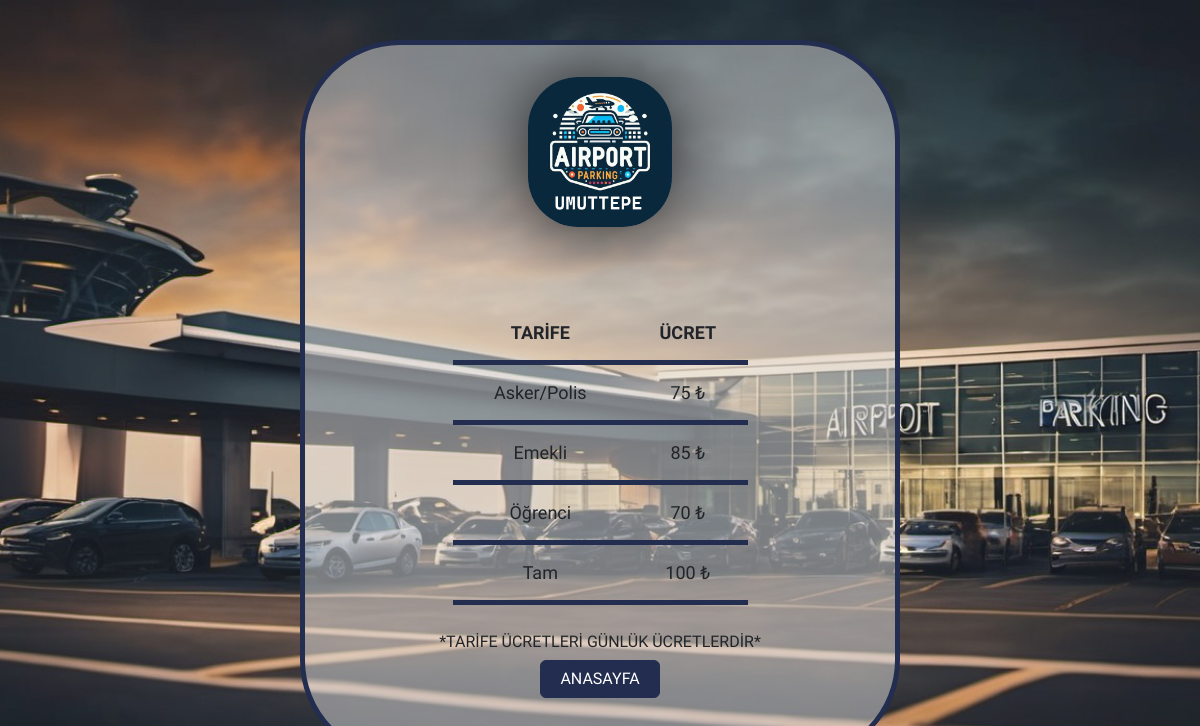
The page /Otopark_Otomasyon/tarife.php on the database its author committed.
### tables this page shows
create table if not exists tarife(
tarife_id INT AUTO_INCREMENT,
tarife_tipi VARCHAR(20),
ucret INT,
PRIMARY KEY(tarife_id)
);

### Otopark_Otomasyon/vars/_functions.php (called while the page is built, shortened)
<?php
function tarifeVeri(){
    include "baglan.php";
   $query="SELECT * FROM tarife";
   $sonuc=mysqli_query($connection,$query);
   return $sonuc;
}

### Otopark_Otomasyon/tarife.php (the view, shortened to what this page needs)
<?php include "vars/_functions.php"?>
<?php include "layers/header.php"?>
</head>
<body>
<div class="kapsayici">
    <div class="icerik">
        <div class="logo">
        <img src="/otopark_otomasyon/img/logo.jpeg" alt=""><br>
        </div>
        <div class="bilgi">
        <div class="col-12">
            <div class="tablo">
            <table>
                <tr>
                    <th>TARİFE</th>
                    <th>ÜCRET</th>
                </tr>
                <?php $veri=tarifeVeri(); while($satir=mysqli_fetch_row($veri)):?>
                    <tr>
                        <?php for($i=1;$i<count($satir);$i++):?>
                               <?php if($i==2):?>
                                <td><?php echo $satir[$i]." ₺";?></td>
                                <?php else:?>
                                <td><?php echo $satir[$i];?></td>
                                <?php endif;?>
                        <?php endfor;?>
                    </tr>
                <?php endwhile;?>
            </table>
            </div>
        </div>
        <br>
        <p><em class="kalam-regular">*TARİFE ÜCRETLERİ GÜNLÜK ÜCRETLERDİR*</em></p>
        <a class='btn btn-primary kalam-regular anasayfa' style="position:relative;top:-10px;" href='index.php'>ANASAYFA</a>
        </div>
    </div>
</div>
<?php include "layers/footer.php"?>

### Otopark_Otomasyon/style/style.css (style rules this page uses)
* { padding: 0px;margin: 0px; }
.kalam-regular { font-family: "Kalam", cursive; font-weight: 400; font-style: normal; }
body { width: 100%; height: 100vh; background: url("/otopark_otomasyon/img/background.jfif"); background-position: center; background-repeat: no-repeat; background-size: cover; }
.kapsayici { width: 100%; height: 100vh; display: flex; justify-content: center; align-items: center; }
.icerik { width: 50%; border: 5px solid #222d50; height: 90vh; border-radius: 100px; display: flex; flex-direction: column; justify-content: center; background:rgba(221, 221, 221,0.5); }
.logo { width: 100%; display: flex; justify-content: center; align-items: center; height: 30%; }
.logo img { width: 12vw; height: 150px; border-radius: 50px; -webkit-box-shadow: 0px 0px 70px 0px rgba(0,0,0,0.75); -moz-box-shadow: 0px 0px 70px 0px rgba(0,0,0,0.75); box-shadow: 0px 0px 70px 0px rgba(0,0,0,0.75); }
.bilgi { width: 100%; height: 70%; display: flex; flex-direction: column; justify-content: center; align-items: center; }

### Otopark_Otomasyon/tarife.php (style rules this page uses)
table { width:100%; text-align: center; font-family: "Kalam", cursive; font-size:18px; height: 300px; }
.tablo { width: 50%; height: 300px; overflow:auto; display: flex; justify-content: center; align-items: center; }
.col-12 { width: 100%; display: flex; justify-content: center; align-items: center; }
table, td, tr, th { border-bottom: 5px solid #222d50; }
tr,td,th { padding: 10px; }
.anasayfa { background-color: #222d50;border-color: #222d50;color:white;width: 10vw; }

### rows shown on the page
tarife: tarife_tipi "Asker/Polis", ucret "75"
tarife: tarife_tipi "Emekli", ucret "85"
tarife: tarife_tipi "Öğrenci", ucret "70"
tarife: tarife_tipi "Tam", ucret "100"
